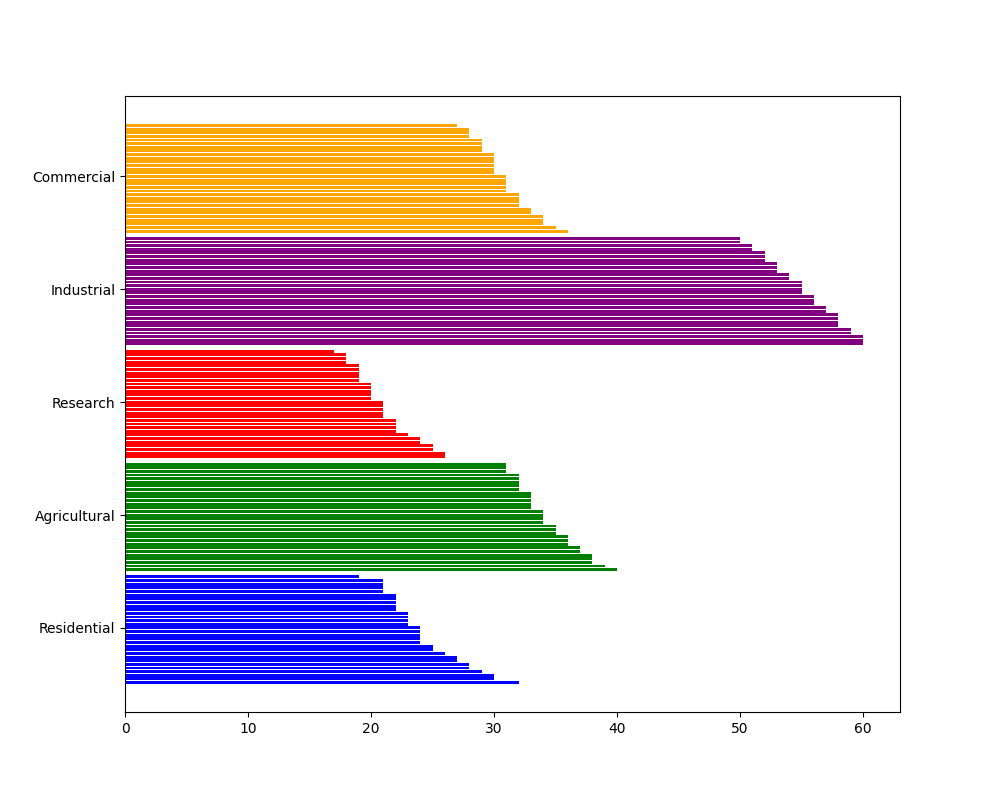

Source code (Python):
import matplotlib.pyplot as plt
import numpy as np

# Data representing daily energy consumption (in terajoules) over a month for each sector
residential = sorted([22, 24, 19, 30, 25, 21, 23, 22, 24, 23, 21, 26, 22, 27, 24, 24, 29, 21, 28, 32, 25, 23, 21, 22, 30, 23, 28, 27, 24, 22], reverse=True)
agricultural = sorted([33, 32, 31, 34, 35, 38, 37, 34, 36, 33, 35, 32, 33, 38, 31, 39, 40, 34, 36, 37, 38, 32, 33, 36, 31, 35, 32, 34, 33, 32], reverse=True)
research = sorted([22, 19, 20, 21, 18, 17, 18, 19, 25, 20, 22, 24, 23, 26, 21, 21, 21, 22, 20, 19, 25, 24, 19, 22, 26, 20, 21, 18, 20, 19], reverse=True)
industrial = sorted([53, 55, 56, 52, 53, 52, 60, 58, 57, 56, 54, 58, 53, 50, 51, 51, 55, 60, 54, 57, 58, 60, 59, 58, 59, 55, 50, 52, 55, 56], reverse=True)
commercial = sorted([31, 29, 30, 34, 28, 32, 33, 30, 30, 29, 31, 28, 27, 35, 31, 32, 31, 34, 36, 30, 33, 32, 29, 30, 29, 32, 34, 28, 31, 30], reverse=True)

# Sector labels and data
sectors = ["Residential", "Agricultural", "Research", "Industrial", "Commercial"]
data = [residential, agricultural, research, industrial, commercial]
colors = ["blue", "green", "red", "purple", "orange"]  # Colors assigned manually to be shuffled

fig, ax = plt.subplots(figsize=(10, 8))

# Bar chart with shuffled color assignment
for i, sector_data in enumerate(data):
    ax.barh(np.arange(len(sector_data)) + i * (len(sector_data) + 1), sector_data, color=colors[i])

ax.set_yticks([(len(residential) / 2) + (i * (len(residential) + 1)) for i in range(len(sectors))])
ax.set_yticklabels(sectors)

plt.show()
